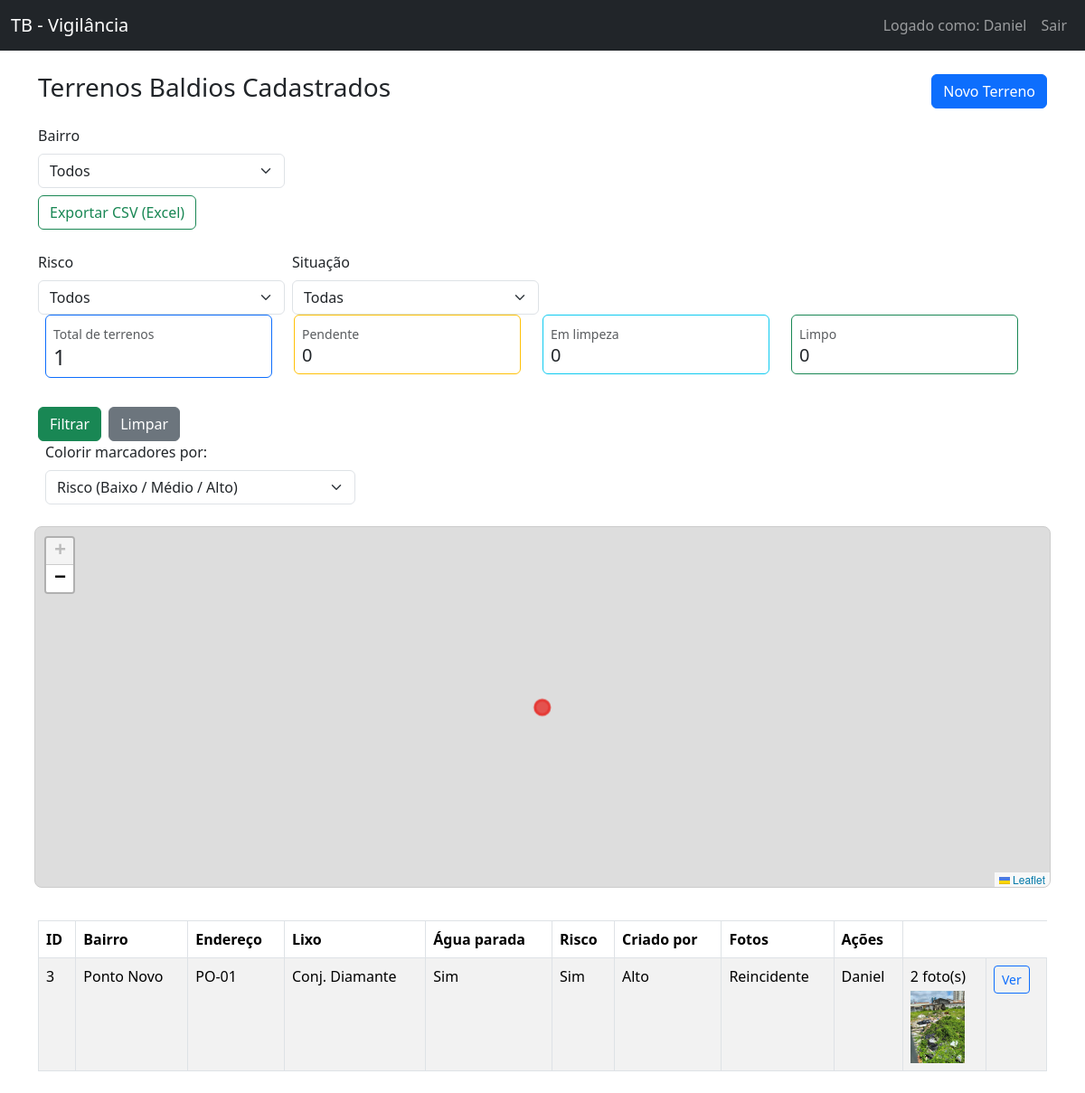
/dashboard (signed in), run on the app's committed database.
### app.py (models this page shows, shortened)
class User(UserMixin, db.Model):
    __tablename__ = "users"
    id = db.Column(db.Integer, primary_key=True)
    nome = db.Column(db.String(100), nullable=False)
    email = db.Column(db.String(120), unique=True, nullable=False)
    senha_hash = db.Column(db.String(128), nullable=False)
    is_admin = db.Column(db.Boolean, default=False)

class TerrenoBaldio(db.Model):
    __tablename__ = "terrenos_baldios"
    id = db.Column(db.Integer, primary_key=True)
    bairro = db.Column(db.String(100), nullable=False)
    microarea = db.Column(db.String(50))
    endereco = db.Column(db.String(200), nullable=False)
    referencia = db.Column(db.String(200))
    tem_lixo = db.Column(db.Boolean, default=False)
    tem_agua_parada = db.Column(db.Boolean, default=False)
    risco = db.Column(db.String(20), default="Baixo")
    situacao = db.Column(db.String(20), default="Pendente")
    observacoes = db.Column(db.Text)
    latitude = db.Column(db.String(30))   # já deixo aqui pro mapa
    longitude = db.Column(db.String(30))  # strings pra simplificar
    criado_por_id = db.Column(db.Integer, db.ForeignKey("users.id"))
    criado_por = db.relationship("User", backref="terrenos")
    fotos = db.relationship(
        "TerrenoFoto",
        backref="terreno",
        lazy=True,
        cascade="all, delete-orphan",
    )
    historico = db.relationship(
        "TerrenoHistoricoSituacao",
        backref="terreno",
        lazy=True,
        order_by="TerrenoHistoricoSituacao.data_hora.desc()",
        cascade="all, delete-orphan",
    )

class TerrenoFoto(db.Model):
    __tablename__ = "terreno_fotos"
    id = db.Column(db.Integer, primary_key=True)
    arquivo = db.Column(db.String(255), nullable=False)
    terreno_id = db.Column(db.Integer, db.ForeignKey("terrenos_baldios.id"), nullable=False)

### app.py (the view)
@app.route("/dashboard")
@login_required
def dashboard():
    bairro = request.args.get("bairro", "").strip()
    risco = request.args.get("risco", "").strip()
    situacao = request.args.get("situacao", "").strip()
    if current_user.is_admin:
        base_query = TerrenoBaldio.query
    else:
        base_query = TerrenoBaldio.query.filter_by(criado_por_id=current_user.id)
    query = base_query
    if bairro:
        query = query.filter(TerrenoBaldio.bairro == bairro)
    if risco:
        query = query.filter(TerrenoBaldio.risco == risco)
    if situacao:
        query = query.filter(TerrenoBaldio.situacao == situacao)
    terrenos = query.order_by(TerrenoBaldio.id.desc()).all()
    bairros = [
        b[0]
        for b in base_query.with_entities(TerrenoBaldio.bairro)
        .distinct()
        .order_by(TerrenoBaldio.bairro)
        .all()
    ]
    riscos_lista = ["Baixo", "Médio", "Alto"]
    situacoes_lista = ["Pendente", "Em limpeza", "Limpo", "Reincidente"]
    totais_por_situacao = (
        base_query.with_entities(TerrenoBaldio.situacao, func.count(TerrenoBaldio.id))
        .group_by(TerrenoBaldio.situacao)
        .all()
    )
    totais_por_risco = (
        base_query.with_entities(TerrenoBaldio.risco, func.count(TerrenoBaldio.id))
        .group_by(TerrenoBaldio.risco)
        .all()
    )
    totais_situacao = {s: c for s, c in totais_por_situacao}
    totais_risco = {r: c for r, c in totais_por_risco}
    total_geral = base_query.count()
    return render_template(
        "dashboard.html",
        terrenos=terrenos,
        bairros=bairros,
        bairro_selecionado=bairro,
        riscos_lista=riscos_lista,
        risco_selecionado=risco,
        situacoes_lista=situacoes_lista,
        situacao_selecionada=situacao,
        totais_situacao=totais_situacao,
        totais_risco=totais_risco,
        total_geral=total_geral,
    )

### app.py (called while the page is built)
@login_manager.user_loader
def load_user(user_id):
    return User.query.get(int(user_id))

### Templates/dashboard.html (shortened to what this page needs)
{% extends "base.html" %}
{% block content %}
<div class="d-flex justify-content-between align-items-center mb-3">
  <h3>Terrenos Baldios Cadastrados</h3>
  <a href="{{ url_for('novo_terreno') }}" class="btn btn-primary">Novo Terreno</a>
</div>
<form method="get" class="row g-2 mb-3">
  <div class="col-md-3">
    <label for="bairro" class="form-label">Bairro</label>
    <select class="form-select" id="bairro" name="bairro">
      <option value="">Todos</option>
    </select>
  </div>
<div class="mb-3">
  <a
    href="{{ url_for('exportar', bairro=bairro_selecionado, risco=risco_selecionado, situacao=situacao_selecionada) }}"
    class="btn btn-outline-success"
  >
    Exportar CSV (Excel)
  </a>
</div>
  <div class="col-md-3">
    <label for="risco" class="form-label">Risco</label>
    <select class="form-select" id="risco" name="risco">
      <option value="">Todos</option>
    </select>
  </div>
  <div class="col-md-3">
    <label for="situacao" class="form-label">Situação</label>
    <select class="form-select" id="situacao" name="situacao">
      <option value="">Todas</option>
    </select>
  </div>
{% if total_geral is not none %}
<div class="row mb-3">
  <div class="col-md-3 mb-2">
    <div class="card border-primary">
      <div class="card-body p-2">
        <small class="text-muted">Total de terrenos</small>
        <h4 class="mb-0">{{ total_geral }}</h4>
      </div>
    </div>
    </div>
  <div class="col-md-3 mb-2">
    <div class="card border-warning">
      <div class="card-body p-2">
        <small class="text-muted">Pendente</small>
        <h5 class="mb-0">{{ totais_situacao.get("Pendente", 0) }}</h5>
      </div>
    </div>
  </div>
  <div class="col-md-3 mb-2">
    <div class="card border-info">
      <div class="card-body p-2">
        <small class="text-muted">Em limpeza</small>
        <h5 class="mb-0">{{ totais_situacao.get("Em limpeza", 0) }}</h5>
      </div>
    </div>
  </div>
  <div class="col-md-3 mb-2">
    <div class="card border-success">
      <div class="card-body p-2">
        <small class="text-muted">Limpo</small>
        <h5 class="mb-0">{{ totais_situacao.get("Limpo", 0) }}</h5>
      </div>
    </div>
  </div>
</div>
{% endif %}
  <div class="col-md-3 d-flex align-items-end">
    <button type="submit" class="btn btn-success me-2">Filtrar</button>
    <a href="{{ url_for('dashboard') }}" class="btn btn-secondary">Limpar</a>
  </div>
<div class="row mb-3">
  <div class="col-md-4">
    <label for="modo-cor" class="form-label">Colorir marcadores por:</label>
    <select id="modo-cor" class="form-select">
      <option value="risco">Risco (Baixo / Médio / Alto)</option>
    </select>
  </div>
</div>
<div
  id="map-dashboard"
  style="height: 400px; border-radius: 8px; border: 1px solid #ccc; margin-bottom: 20px;"
></div>
</form>
{% if terrenos %}
  <table class="table table-striped table-bordered">
    <thead>
  <tr>
    <th>ID</th>
    <th>Bairro</th>
    <th>Endereço</th>
    <th>Lixo</th>
    <th>Água parada</th>
    <th>Risco</th>
    <th>Criado por</th>
    <th>Fotos</th>
    <th>Ações</th>
  </tr>
</thead>
<tbody>
  {% for t in terrenos %}
  <tr>
    <td>{{ t.id }}</td>
    <td>{{ t.bairro }}</td>
    <td>{{ t.microarea or "-" }}</td>
    <td>{{ t.endereco }}</td>
    <td>{{ "Sim" if t.tem_lixo else "Não" }}</td>
    <td>{{ "Sim" if t.tem_agua_parada else "Não" }}</td>
    <td>{{ t.risco }}</td>
    <td>{{ t.situacao }}</td>
    <td>{{ t.criado_por.nome if t.criado_por else "-" }}</td>
    <td>
      {% if t.fotos %}
        <div>{{ t.fotos|length }} foto(s)</div>
        <img
          src="{{ url_for('static', filename='uploads/' ~ t.fotos[0].arquivo) }}"
          alt="Foto do terreno"
          style="max-width: 80px; max-height: 80px; margin-top: 4px;"
        />
      {% else %}
        -
      {% endif %}
    </td>
    <td>
      <a
        href="{{ url_for('terreno_detalhe', terreno_id=t.id) }}"
        class="btn btn-sm btn-outline-primary mb-1"
      >
        Ver
      </a>
    </td>
  </tr>
  {% endfor %}
</tbody>
  </table>
{% else %}
  <div class="alert alert-info">
    Nenhum terreno baldio cadastrado ainda. Clique em <strong>Novo Terreno</strong> para inserir o primeiro.
  </div>
  {% endif %}
 <link
  rel="stylesheet"
  href="https://unpkg.com/leaflet@1.9.4/dist/leaflet.css"
/>
{% endblock %}

### Templates/base.html (shortened to what this page needs)
<!doctype html>
<html lang="pt-br">
  <head>
    <link
      href="https://cdn.jsdelivr.net/npm/bootstrap@5.3.3/dist/css/bootstrap.min.css"
      rel="stylesheet"
    />
  </head>
  <body>
    <nav class="navbar navbar-expand-lg navbar-dark bg-dark mb-4">
      <div class="container-fluid">
        <a class="navbar-brand" href="{{ url_for('dashboard') }}">
          TB - Vigilância
        </a>
        <div class="collapse navbar-collapse">
          <ul class="navbar-nav ms-auto">
            {% if current_user.is_authenticated %}
              <li class="nav-item">
                <span class="nav-link">Logado como: {{ current_user.nome }}</span>
              </li>
              <li class="nav-item">
                <a class="nav-link" href="{{ url_for('logout') }}">Sair</a>
              </li>
            {% else %}
              <li class="nav-item">
                <a class="nav-link" href="{{ url_for('login') }}">Login</a>
              </li>
            {% endif %}
          </ul>
        </div>
      </div>
    </nav>
    <div class="container mb-4">
      {% block content %}
      {% endblock %}
    </div>
  </body>
</html>

### data on the page
User: nome "Daniel"
TerrenoBaldio: id "3", bairro "Ponto Novo", microarea "PO-01", endereco "Conj. Diamante", tem_lixo "Sim", tem_agua_parada "Sim", risco "Alto", situacao "Reincidente", criado_por "Daniel", fotos|length "2", arquivo (picture)

### other printed values
{{ total_geral }} "1"
{{ totais_situacao.get("Pendente", 0) }} "0"
{{ totais_situacao.get("Em limpeza", 0) }} "0"
{{ totais_situacao.get("Limpo", 0) }} "0"
